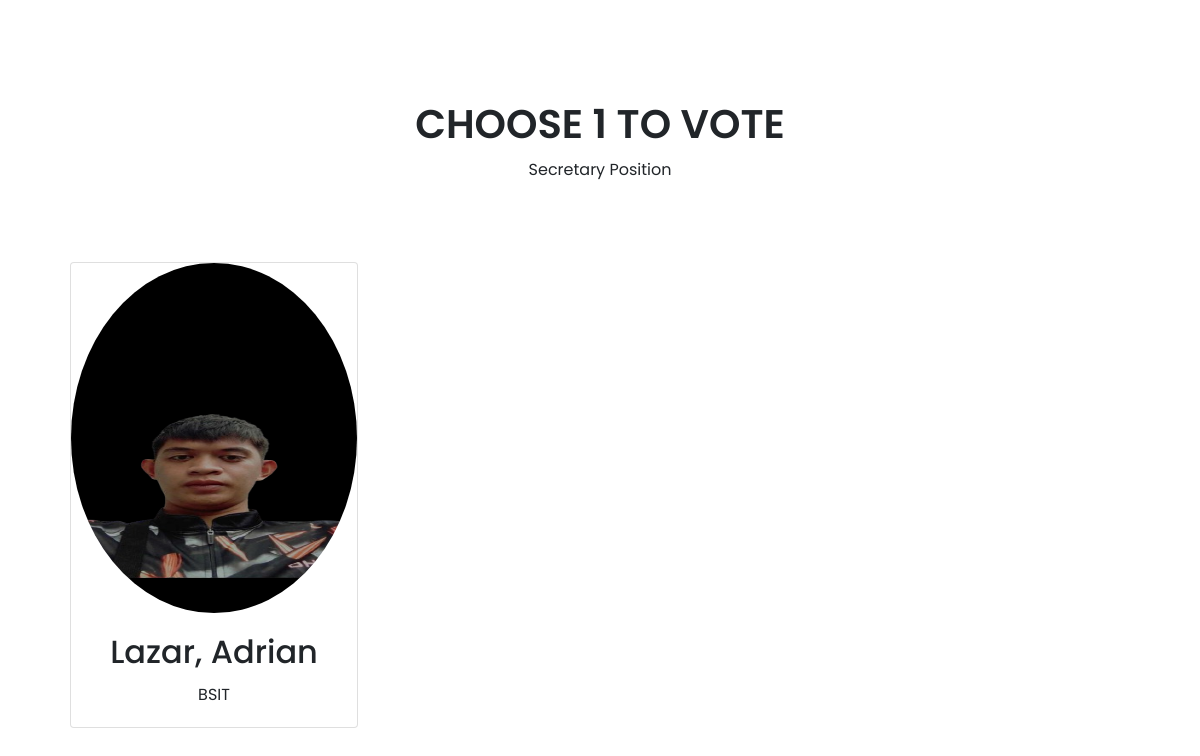
The app's page /CITCS_Sec-cand.php with its own data.
### tables this page shows
CREATE TABLE `candidates` (
  `CandId` int(11) NOT NULL,
  `Studid` int(11) DEFAULT NULL,
  `Lname` varchar(50) DEFAULT NULL,
  `Fname` varchar(50) DEFAULT NULL,
  `email` varchar(100) DEFAULT NULL,
  `Contact` bigint(20) DEFAULT NULL,
  `course` varchar(100) DEFAULT NULL,
  `Department` varchar(100) DEFAULT NULL,
  `Position` varchar(50) DEFAULT NULL,
  `Platform` varchar(100) DEFAULT NULL
);

### CITCS_Sec-cand.php (the view, shortened to what this page needs)
<!DOCTYPE html>
<html lang="en">
<head>
<link rel="stylesheet" href="css/bootstrap.min.css">
<link rel="stylesheet" href="https://stackpath.bootstrapcdn.com/font-awesome/4.7.0/css/font-awesome.min.css">
<link rel="stylesheet" href="css/style.css">
</head>
<body>
<div class="container">
         <div class="row">
           <div class="col-md-12" >
           <h1 class="text-center" style="margin-bottom: 10px;">CHOOSE 1 TO VOTE</h1>
           <p class="text-center" style="margin-bottom: 50px;">Secretary Position</p>
         </div>
<?php
   $sql = "select * from candidates where department='CITCS' && position='secretary'";
   include("dbConnect.php");
       $result= $pdo->query($sql);
     $rs =   $result->fetchAll();
     foreach($rs as $row){
?>
          <div class="col-md-3 " style=" margin-left:25px; padding-top: 30px;">
                <div class="card" style="width: 18rem;">
                 <a href="Candidates.php"><img class="card-img-top" src="img/nido.png"
                 alt="shinzo" height="350px" style="border-radius:50%"></a>
                  <div class="card-body">
                    <h2 class="card-title"><?php echo $row['Lname'] .", ".  $row['Fname']; ?></h2>
                    <p class="card-text"><?php echo $row['course']; ?></p>
                  </div>
                </div>
              </div>
              <br><br>
              <?php } ?>
          </div>
        </div>
</body>
</html>

### css/style.css (style rules this page uses)
* { margin: 0; padding: 0; box-sizing: border-box; font-family: 'Poppins', sans-serif; scroll-behavior: smooth; text-align: center; }
h1 { font-size: 40px; font-weight: 600; margin-top: 100px; }

### CITCS_Sec-cand.php (style rules this page uses)
* { margin: 0; padding: 0; box-sizing: border-box; scroll-behavior: smooth; text-align: center; font-family: 'Poppins', sans-serif; }

### records on screen
candidates: Lname "Lazar", Fname "Adrian", course "BSIT"
